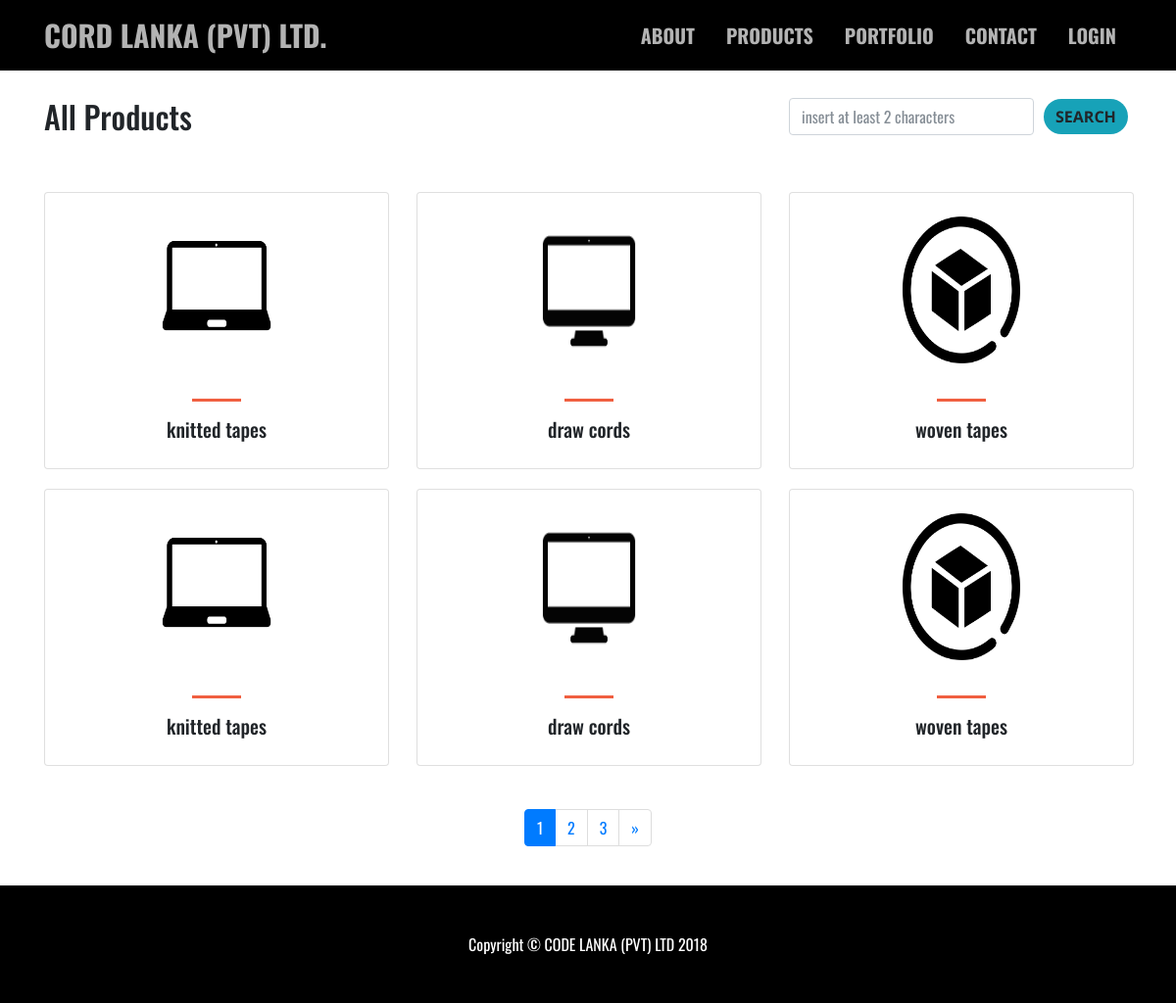
Screenshot of /index.php/products/browse with the database file from the repository.
### tables this page shows
CREATE TABLE `products` (
  `product_id` int(11) NOT NULL,
  `category_name` varchar(30) NOT NULL,
  `product_name` varchar(50) NOT NULL,
  `image` varchar(100) NOT NULL
);

### index.php (called while the page is built, shortened)
<?php
require_once BASEPATH.'core/CodeIgniter.php';

### application/models/Products_model.php (called while the page is built, shortened)
<?php if ( ! defined('BASEPATH')) exit('No direct script access allowed');
class Products_model extends CI_Model {
	public function products_pagination($limit, $start)
	{
        $this->db->select('*');
        $this->db->from('products');
        $this->db->order_by('product_id','DESC');
        $this->db->limit($limit, $start);
        $query = $this->db->get();
        return $result = $query->result();
    }
}

### application/views/products.php (the view, shortened to what this page needs)
<?php if ($this->session->userdata('loggedin')) {
  include 'includes/loggedin_header.php';
}
else{
   include 'includes/inner_header.php';
}
?>
<div class="container" style="margin-top: 100px;min-height: 800px;">
	<div class="row">
		<div class="col-lg-8"><h2 id="card-head">All Products</h2></div><br><br><br>
		<div class="col-lg-4">
			 <form method="POST" class="form-inline">
				<input style="width: 250px;font-family: 'Oswald', sans-serif;margin-right: 10px;" id="searchBox" type="text" placeholder="insert at least 2 characters" name="searchBox" class="form-control">
				<a name="search_btn" id="search_btn" data-toggle="modal" data-target=".bd-example-modal-lg" class="btn btn-info">search</a>
			 </form>
        </div>
	</div><br>
	<div class="row">
		<?php foreach ($product_items as $item) : ?>
			<div class="col-lg-4">
				<div class="card" style="width: 22rem; margin-bottom: 20px;"><br>
				  <center><img class="card-img-top" style="width: 120px;height: 150px;" src="<?php echo base_url() ?>/assets/img/products/<?php echo $item->image?>" alt="Card image cap"></center>
				  <div class="card-body"><hr>
				    <h5 class="text-center"><?php echo $item->category_name?></h5>
				  </div>
				</div>
			</div>
		<?php endforeach; ?>
	</div>
	<br>
	<div class="row">
		<nav aria-label="Page navigation example" style="margin: auto;">
		    <ul class="pagination">
		    	<?php echo $link; ?>
		    </ul>
		</nav>
	</div>
	<br>
</div>

### application/controllers/Products.php (shortened to what this page needs)
<?php
class Products extends CI_Controller {
	public function __construct()
	{
		$this->load->model('Products_model');
	}
	public function browse()
	{
        $this->load->library('pagination');
        $config['base_url'] = 'http://localhost/Projects/CodeLanka/Products/browse';
        $config['total_rows'] = $this->Products_model->get_product_count();
        $config['per_page'] = 6;
        $config['uri_segment'] = 3;
		$config['attributes'] = array('class' => 'page-link');
		$config['first_link'] = 'First';
		$config['last_link'] = 'Last';
		$config['first_tag_open'] = '<li class="page-item">';
		$config['first_tag_close'] = '</li>';
		$config['prev_link'] = '&laquo';
		$config['prev_tag_open'] = '<li class="prev">';
		$config['prev_tag_close'] = '</li>';
		$config['next_link'] = '&raquo';
		$config['next_tag_open'] = '<li class="page-item">';
		$config['next_tag_close'] = '</li>';
		$config['last_tag_open'] = '<li class="page-item">';
		$config['last_tag_close'] = '</li>';
		$config['cur_tag_open'] = '<li class="page-item active"><a href="#" class="page-link">';
		$config['cur_tag_close'] = '<span class="sr-only">(current)</span></a></li>';
		$config['num_tag_open'] = '<li class="page-item">';
		$config['num_tag_close'] = '</li>';
        $page = ($this->uri->segment(3)) ? $this->uri->segment(3) : 0;
        $this->pagination->initialize($config);
        $data['link'] = $this->pagination->create_links();
        $data['product_items'] = $this->Products_model->products_pagination($config['per_page'], $page);
		$this->load->view('products', $data);
		$this->load->view('includes/footer');
	}
}

### application/views/includes/inner_header.php (shortened to what this page needs)
<!DOCTYPE html>
<html lang="en">
  <head>
    <link href="<?php echo base_url() ?>assets/vendor/bootstrap/css/bootstrap.min.css" rel="stylesheet">
    <link href="<?php echo base_url() ?>assets/vendor/font-awesome/css/font-awesome.min.css" rel="stylesheet" type="text/css">
    <link href="<?php echo base_url() ?>assets/vendor/magnific-popup/magnific-popup.css" rel="stylesheet">
    <link href="<?php echo base_url() ?>assets/css/creative.css" rel="stylesheet">
    <link href="<?php echo base_url() ?>assets/css/animate.css" rel="stylesheet">
  </head>
  <body id="page-top">
    <nav class="navbar navbar-expand-lg navbar-light fixed-top" id="mainNav" style="background-color: black;">
      <div class="container">
        <a class="navbar-brand" href="<?php echo base_url() ?>">CORD LANKA (Pvt) Ltd.</a>
        <div class="collapse navbar-collapse" id="navbarResponsive">
          <ul class="navbar-nav ml-auto">
            <li class="nav-item">
              <a class="nav-link js-scroll-trigger" href="<?php echo base_url() ?>#about">About</a>
            </li>
            <li class="nav-item">
              <a class="nav-link js-scroll-trigger" href="<?php echo base_url() ?>#services">Products</a>
            </li>
            <li class="nav-item">
              <a class="nav-link js-scroll-trigger" href="<?php echo base_url() ?>#portfolio">Portfolio</a>
            </li>
            <li class="nav-item">
              <a class="nav-link js-scroll-trigger" href="<?php echo base_url() ?>#contact">Contact</a>
            </li>
            <li class="nav-item">
              <a class="nav-link" href="<?php echo base_url()?>Login">Login</a>
            </li>
          </ul>
        </div>
      </div>
    </nav>

### application/views/includes/footer.php (shortened to what this page needs)
    <footer class="py-5" style="background-color: black;">
      <div class="container">
        <p class="m-0 text-center text-white">Copyright &copy; CODE LANKA (PVT) LTD 2018</p>
      </div>
    </footer>
  </body>
</html>

### assets/css/creative.css (style rules this page uses)
body, html { width: 100%; height: 100%; }
body { font-family: 'Merriweather', 'Helvetica Neue', Arial, sans-serif; }
hr { max-width: 50px; border-width: 3px; border-color: #F05F40; }
a { color: #F05F40; -webkit-transition: all 0.2s; -moz-transition: all 0.2s; transition: all 0.2s; }
h1, h2, h3, h4, h5, h6 { font-family: 'Oswald', sans-serif !important; }
body { -webkit-tap-highlight-color: #212529; }
#mainNav { border-bottom: 1px solid rgba(33, 37, 41, 0.1); background-color: #fff; font-family: 'Open Sans', 'Helvetica Neue', Arial, sans-serif; -webkit-transition: all 0.2s; -moz-transition: all 0.2s; transition: all 0.2s; }
#mainNav .navbar-brand { font-weight: 700; text-transform: uppercase; color: #F05F40; font-family: 'Open Sans', 'Helvetica Neue', Arial, sans-serif; }
#mainNav .navbar-nav > li.nav-item > a.nav-link, #mainNav .navbar-nav > li.nav-item > a.nav-link:focus { font-size: .9rem; font-weight: 700; text-transform: uppercase; color: #212529; }
@media (min-width: 992px) { #mainNav { border-color: transparent; background-color: transparent; } }
@media (min-width: 992px) { #mainNav .navbar-brand { color: rgba(255, 255, 255, 0.7); } }
@media (min-width: 992px) { #mainNav .navbar-nav > li.nav-item > a.nav-link { padding: 0.5rem 1rem; } }
@media (min-width: 992px) { #mainNav .navbar-nav > li.nav-item > a.nav-link, #mainNav .navbar-nav > li.nav-item > a.nav-link:focus { color: rgba(255, 255, 255, 0.7); } }
.btn { font-weight: 700; text-transform: uppercase; border: none; border-radius: 300px; font-family: 'Open Sans', 'Helvetica Neue', Arial, sans-serif; }
footer, #mainNav, nav .container .navbar-brand, #company-greeting, #card-head, #result, .pro-result-head, #page-top { font-family: 'Oswald', sans-serif !important; }
.navbar-collapse ul li a { font-size: 20px !important; }
.navbar-brand { font-size: 30px !important; }

### rows the page displays
products: image (picture), category_name "knitted tapes"
products: image (picture), category_name "draw cords"
products: image (picture), category_name "woven tapes"
products: image (picture), category_name "knitted tapes"
products: image (picture), category_name "draw cords"
products: image (picture), category_name "woven tapes"

### other values shown
$link "1 2 3 »"
